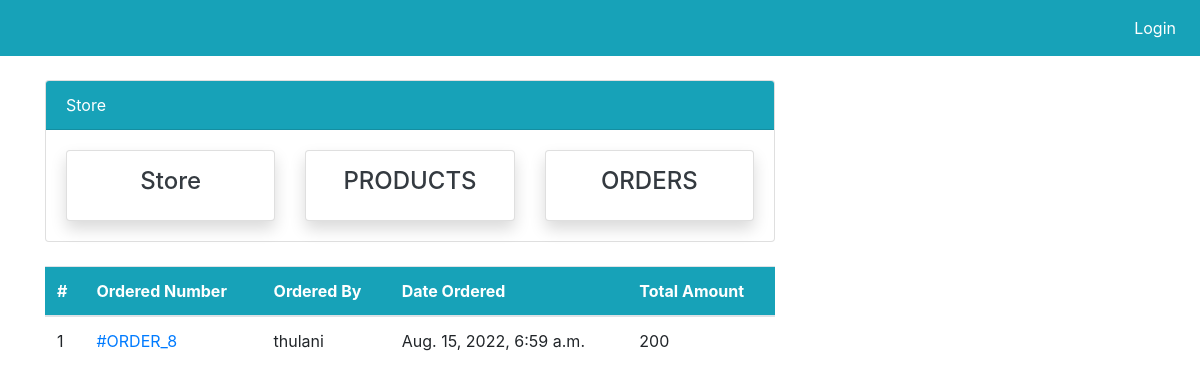
/admin_dash/, run on the app's committed database.
### dashboard/models.py (models this page shows, shortened)
class Order(models.Model):
    cart = models.OneToOneField(Cart, on_delete=models.CASCADE, null=True,blank=True)
    ordered_by = models.CharField(max_length=200,null=True,blank=True)
    shipping_address = models.CharField(max_length=200,null=True,blank=True)
    mobile = models.CharField(max_length=10,null=True,blank=True)
    email = models.EmailField(null=True, blank=True)
    subtotal = models.PositiveIntegerField(null=True,blank=True)
    total = models.PositiveIntegerField(null=True,blank=True)
    order_status = models.CharField(max_length=50, choices=ORDER_STATUS, null=True,blank=True)
    created_at = models.DateTimeField(auto_now_add=True, null=True,blank=True)
    payment_method = models.CharField(
        max_length=20, choices=METHOD, default="Cash On Delivery")

### dashboard/views.py (the view)
# urls.py: path("admin_dash/", AdminDashView.as_view(), name="admin_dash"),
class AdminDashView(TemplateView):
    template_name = "skeleton/admin_dash.html"
    def get_context_data(self, **kwargs):
        context = super().get_context_data(**kwargs)
        context["pendingorders"] = Order.objects.filter(
            order_status="Order Received").order_by("-id")
        return context

### templates/skeleton/admin_dash.html (shortened to what this page needs)
{% extends 'body/base.html' %}
{% block content %}
{% include 'body/navbar.html' %}
<div class="container">
    <div class="row my-4">
        <div class="col-md-8">
            <table class="table bg-white">
                <thead class="bg-info">
                    <tr class="text-white">
                        <th scope="col">#</th>
                        <th scope="col">Ordered Number</th>
                        <th scope="col">Ordered By</th>
                        <th scope="col">Date Ordered</th>
                        <th scope="col">Total Amount</th>
                    </tr>
                </thead>
                <tbody>
                    {% for order in pendingorders %}
                    <tr>
                        <td>{{forloop.counter}}</td>
                        <td><a href="{% url 'order_detail' order.id %}">#ORDER_{{order.id}}</a></td>
                        <td>{{order.ordered_by}}</td>
                        <td>{{order.created_at}}</td>
                        <td>{{order.total}}</td>
                    </tr>
                    {% endfor %}
                </tbody>
            </table>
        </div>
    </div>
</div>
{% endblock  %}

### data on the page
Order: id "8", ordered_by "thulani", created_at "Aug. 15, 2022, 6:59 a.m.", total "200"
